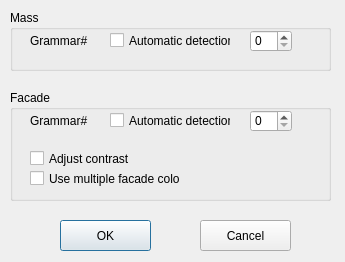
<?xml version="1.0" encoding="UTF-8"?>
<ui version="4.0">
 <class>BuildingReconstructionDialog</class>
 <widget class="QDialog" name="BuildingReconstructionDialog">
  <property name="geometry">
   <rect>
    <x>0</x>
    <y>0</y>
    <width>345</width>
    <height>262</height>
   </rect>
  </property>
  <property name="windowTitle">
   <string>BuildingReconstructionDialog</string>
  </property>
  <widget class="QPushButton" name="pushButtonOK">
   <property name="geometry">
    <rect>
     <x>60</x>
     <y>220</y>
     <width>91</width>
     <height>31</height>
    </rect>
   </property>
   <property name="text">
    <string>OK</string>
   </property>
  </widget>
  <widget class="QPushButton" name="pushButtonCancel">
   <property name="geometry">
    <rect>
     <x>200</x>
     <y>220</y>
     <width>91</width>
     <height>31</height>
    </rect>
   </property>
   <property name="text">
    <string>Cancel</string>
   </property>
  </widget>
  <widget class="QGroupBox" name="groupBox">
   <property name="geometry">
    <rect>
     <x>10</x>
     <y>90</y>
     <width>321</width>
     <height>111</height>
    </rect>
   </property>
   <property name="title">
    <string>Facade</string>
   </property>
   <widget class="QCheckBox" name="checkBoxAdjustContrast">
    <property name="geometry">
     <rect>
      <x>20</x>
      <y>60</y>
      <width>151</width>
      <height>17</height>
     </rect>
    </property>
    <property name="text">
     <string>Adjust contrast</string>
    </property>
   </widget>
   <widget class="QCheckBox" name="checkBoxUseMultipleColors">
    <property name="geometry">
     <rect>
      <x>20</x>
      <y>80</y>
      <width>151</width>
      <height>17</height>
     </rect>
    </property>
    <property name="text">
     <string>Use multiple facade colors</string>
    </property>
   </widget>
   <widget class="QLabel" name="label_2">
    <property name="geometry">
     <rect>
      <x>20</x>
      <y>20</y>
      <width>61</width>
      <height>21</height>
     </rect>
    </property>
    <property name="text">
     <string>Grammar#</string>
    </property>
   </widget>
   <widget class="QCheckBox" name="checkBoxFacadeGrammarAutomaticDetection">
    <property name="geometry">
     <rect>
      <x>100</x>
      <y>20</y>
      <width>121</width>
      <height>21</height>
     </rect>
    </property>
    <property name="text">
     <string>Automatic detection</string>
    </property>
   </widget>
   <widget class="QSpinBox" name="spinBoxFacadeGrammarId">
    <property name="geometry">
     <rect>
      <x>240</x>
      <y>20</y>
      <width>42</width>
      <height>22</height>
     </rect>
    </property>
   </widget>
  </widget>
  <widget class="QGroupBox" name="groupBox_2">
   <property name="geometry">
    <rect>
     <x>10</x>
     <y>10</y>
     <width>321</width>
     <height>61</height>
    </rect>
   </property>
   <property name="title">
    <string>Mass</string>
   </property>
   <widget class="QSpinBox" name="spinBoxMassGrammarId">
    <property name="geometry">
     <rect>
      <x>240</x>
      <y>20</y>
      <width>42</width>
      <height>22</height>
     </rect>
    </property>
   </widget>
   <widget class="QLabel" name="label">
    <property name="geometry">
     <rect>
      <x>20</x>
      <y>20</y>
      <width>61</width>
      <height>21</height>
     </rect>
    </property>
    <property name="text">
     <string>Grammar#</string>
    </property>
   </widget>
   <widget class="QCheckBox" name="checkBoxMassGrammarAutomaticDetection">
    <property name="geometry">
     <rect>
      <x>100</x>
      <y>20</y>
      <width>121</width>
      <height>21</height>
     </rect>
    </property>
    <property name="text">
     <string>Automatic detection</string>
    </property>
   </widget>
  </widget>
 </widget>
 <layoutdefault spacing="6" margin="11"/>
 <resources/>
 <connections/>
</ui>
